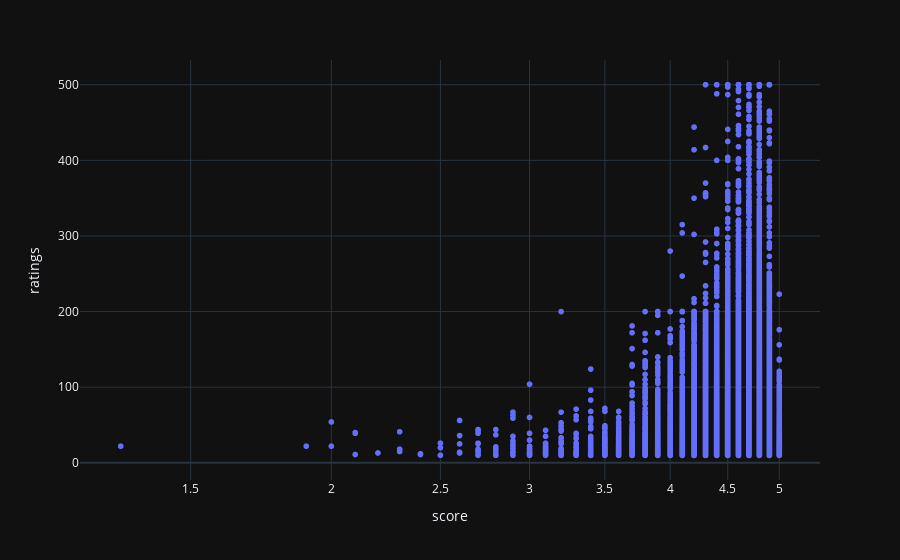

Notebook cell for this chart:
### Code cell
fig = px.scatter(popular_restaurants, x='score', y= 'ratings', size_max=45, log_x=True, template='plotly_dark')

fig.update_layout(legend=dict(
    yanchor="top",
    y=0.99,
    xanchor="left",
    x=0.01
))

fig.show()

### Figure 1 — Plotly figure (JSON) as saved in the notebook; plotly's stock layout.template omitted (floating-point values rounded to 4 significant figures; data arrays with more than 128 entries replaced by an {"elided": "..."} marker saying what was removed)
{"data": [{"hovertemplate": "score=%{x}<br>ratings=%{y}<extra></extra>", "legendgroup": "", "marker": {"color": "#636efa", "symbol": "circle"}, "mode": "markers", "name": "", "showlegend": false, "type": "scattergl", "x": {"elided": "55227 float values"}, "xaxis": "x", "y": {"elided": "55227 mixed values"}, "yaxis": "y"}], "layout": {"legend": {"tracegroupgap": 0, "x": 0.01, "xanchor": "left", "y": 0.99, "yanchor": "top"}, "margin": {"t": 60}, "xaxis": {"anchor": "y", "domain": [0, 1], "title": {"text": "score"}, "type": "log"}, "yaxis": {"anchor": "x", "domain": [0, 1], "title": {"text": "ratings"}}}}
